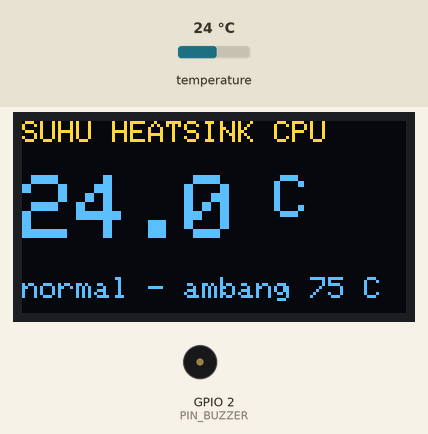
Recording of a sketch running on a simulated ESP32. On the bench: 128×64 one-colour display, buzzer (waves = sounding, pin HIGH). The test bench sets the inputs (shaded band); at power-on: temperature 24 °C. The OLED is the two-colour kind (top 16 rows yellow); what the sketch prints to the serial monitor is not drawn.

Above: at 2.0 s.
2.1 s: temperature set to 12 °C
At 3.5 s:
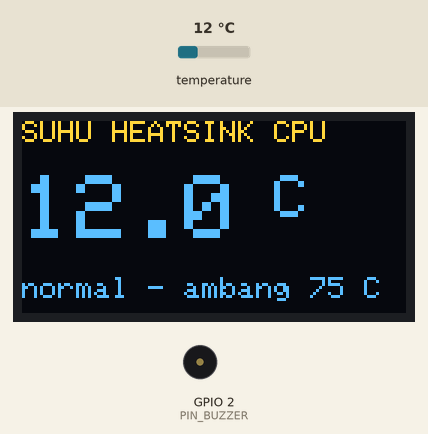
4.8 s: temperature set to 19 °C
At 7.8 s:
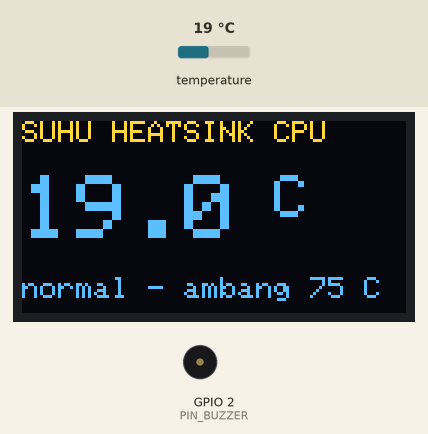
8.2 s: temperature set to 28 °C
At 9.3 s:
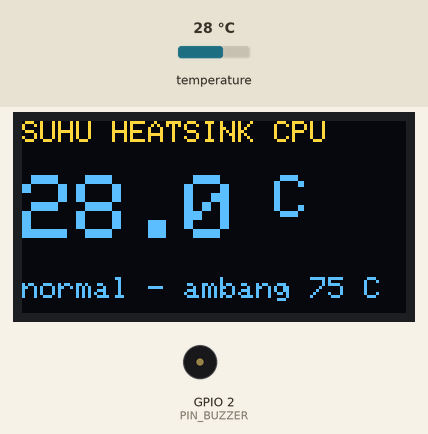
Timing chart, 0 to 11.2 s (numbered marks = the images above; inputs shaded):
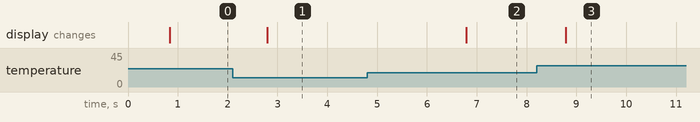

The sketch:

MonitorSuhuCpuDs18b20.ino
```cpp
/*
  Monitor Suhu CPU Komputer dengan DS18B20 + OLED — ESP32
  ========================================================
  Cara kerja:
  Sensor suhu DS18B20 ditempel di heatsink CPU komputer (pakai pasta
  termal supaya kontak panasnya rapat). ESP32 membaca suhu lewat
  protokol OneWire di satu kabel data, lalu menampilkannya di layar
  OLED SSD1306 128x64. Begitu suhu heatsink menyentuh 75 derajat
  Celsius, buzzer aktif berbunyi sebagai peringatan supaya pengguna
  segera menyimpan pekerjaan sebelum komputer mati mendadak.

  KEJUJURAN TEKNIS (baca dulu):
  Yang diukur alat ini adalah suhu HEATSINK, bukan suhu inti CPU.
  Suhu heatsink selalu lebih rendah beberapa derajat dari suhu inti
  karena panas harus merambat dari die CPU ke heatsink. Jadi angka
  75 derajat di sini adalah batas heatsink — kalau heatsink sudah
  75 derajat, inti CPU hampir pasti lebih panas lagi. Alarm ini
  sengaja konservatif: lebih baik berbunyi terlalu awal daripada
  terlambat.

  Wiring:
    - DS18B20: DQ -> GPIO4 (resistor pull-up 4,7 kOhm ke 3V3),
      VCC -> 3V3, GND -> GND.
    - OLED SSD1306 128x64 alamat I2C 0x3C: SDA -> GPIO21,
      SCL -> GPIO22, VCC -> 3V3, GND -> GND.
    - Buzzer aktif: kaki + -> GPIO2, kaki - -> GND.
      Buzzer aktif bunyi saat pin diberi HIGH (tidak butuh nada PWM).
    - ESP32 dicatu lewat USB 5 V; semua GND digabung.

  Library yang dibutuhkan:
    - OneWire 2.3.8
    - DallasTemperature 4.0.6
    - Adafruit SSD1306 2.5.17
    - Adafruit GFX Library 1.13.0

  Video penjelasan (60 detik): link menyusul setelah upload
  Repo: https://github.com/oerban70-cloud/monitor-suhu-cpu-ds18b20
*/

#include <Wire.h>
#include <OneWire.h>
#include <DallasTemperature.h>
#include <Adafruit_GFX.h>
#include <Adafruit_SSD1306.h>

// ---------- Konfigurasi pin ----------
const uint8_t PIN_DS18B20_DATA = 4;   // DQ sensor DS18B20 (OneWire)
const uint8_t PIN_BUZZER       = 2;   // buzzer aktif, HIGH = bunyi
const uint8_t PIN_SDA_OLED     = 21;  // SDA bus I2C
const uint8_t PIN_SCL_OLED     = 22;  // SCL bus I2C

// ---------- Konfigurasi OLED ----------
const uint8_t ALAMAT_OLED      = 0x3C;  // alamat I2C OLED SSD1306
const uint8_t LEBAR_OLED       = 128;   // lebar layar (piksel)
const uint8_t TINGGI_OLED      = 64;    // tinggi layar (piksel)
const int8_t  PIN_RESET_OLED   = -1;    // OLED tanpa pin reset terpisah

// ---------- Konfigurasi suhu dan alarm ----------
const float   SUHU_ALARM_NYALA = 75.0;  // buzzer nyala bila suhu >= nilai ini
const float   SUHU_ALARM_MATI  = 72.0;  // buzzer mati bila suhu turun ke nilai ini
const float   SUHU_SENSOR_LEPAS = -127.0;  // kode DallasTemperature bila sensor tidak terbaca
const uint8_t RESOLUSI_SENSOR  = 12;    // resolusi DS18B20 (bit), 0,0625 derajat per langkah
const uint8_t INDEKS_SENSOR    = 0;     // sensor pertama di bus OneWire

// ---------- Konfigurasi waktu ----------
const unsigned long INTERVAL_BACA_MS = 2000;  // baca suhu tiap 2 detik
const unsigned long INTERVAL_BIP_MS  = 500;   // buzzer bip tiap 0,5 detik saat alarm

// ---------- Objek perangkat ----------
OneWire busOneWire(PIN_DS18B20_DATA);
DallasTemperature sensorSuhu(&busOneWire);
Adafruit_SSD1306 layarOled(LEBAR_OLED, TINGGI_OLED, &Wire, PIN_RESET_OLED);

// ---------- Status berjalan ----------
float suhuTerakhir = 0.0;        // suhu terakhir yang berhasil dibaca
bool  sensorTerbaca = false;     // false bila sensor lepas / tidak merespons
bool  alarmAktif = false;        // true selama suhu di atas ambang alarm
unsigned long waktuBacaTerakhir = 0;  // millis() saat baca suhu terakhir
unsigned long waktuBipTerakhir = 0;   // millis() saat bip buzzer terakhir
bool  buzzerMenyala = false;     // status pin buzzer saat ini

void setup() {
  Serial.begin(115200);
  pinMode(PIN_BUZZER, OUTPUT);
  digitalWrite(PIN_BUZZER, LOW);

  // Bus I2C untuk OLED (pin SDA/SCL sesuai wiring di atas).
  Wire.begin(PIN_SDA_OLED, PIN_SCL_OLED);

  // Sensor suhu: resolusi tertinggi (12 bit) supaya langkahnya halus.
  sensorSuhu.begin();
  sensorSuhu.setResolution(RESOLUSI_SENSOR);

  // OLED: gagal init = tidak ada gunanya lanjut tanpa layar.
  if (!layarOled.begin(SSD1306_SWITCHCAPVCC, ALAMAT_OLED)) {
    Serial.println("OLED tidak ditemukan di alamat 0x3C, cek wiring I2C!");
    while (true) {
      delay(1000);
    }
  }
  layarOled.clearDisplay();
  layarOled.setTextColor(SSD1306_WHITE);

  // Baca sekali di awal supaya layar langsung berisi angka.
  bacaSuhu();
  tampilkanSuhu();
}

void loop() {
  unsigned long sekarang = millis();

  // Baca suhu tiap INTERVAL_BACA_MS, tanpa delay() supaya buzzer
  // tetap bisa berbunyi di antara pembacaan.
  if (sekarang - waktuBacaTerakhir >= INTERVAL_BACA_MS) {
    waktuBacaTerakhir = sekarang;
    bacaSuhu();
    perbaruiAlarm();
    tampilkanSuhu();
  }

  // Saat alarm aktif, buzzer berbunyi putus-putus (bip), bukan bunyi
  // terus-menerus, supaya tidak terlalu mengganggu.
  if (alarmAktif) {
    if (sekarang - waktuBipTerakhir >= INTERVAL_BIP_MS) {
      waktuBipTerakhir = sekarang;
      buzzerMenyala = !buzzerMenyala;
      digitalWrite(PIN_BUZZER, buzzerMenyala ? HIGH : LOW);
    }
  }
}

// Minta DS18B20 mengukur suhu, simpan hasilnya ke suhuTerakhir.
// Menandai sensorTerbaca = false bila sensor tidak merespons.
void bacaSuhu() {
  sensorSuhu.requestTemperatures();
  float suhu = sensorSuhu.getTempCByIndex(INDEKS_SENSOR);
  if (suhu == SUHU_SENSOR_LEPAS) {
    sensorTerbaca = false;
    Serial.println("DS18B20 tidak terbaca, cek wiring DQ dan pull-up 4,7 kOhm!");
  } else {
    suhuTerakhir = suhu;
    sensorTerbaca = true;
    Serial.print("Suhu heatsink: ");
    Serial.print(suhuTerakhir);
    Serial.println(" C");
  }
}

// Atur alarmAktif dengan histeresis: nyala di SUHU_ALARM_NYALA,
// baru mati setelah suhu turun ke SUHU_ALARM_MATI, supaya buzzer
// tidak hidup-mati berulang saat suhu berayun di sekitar ambang.
void perbaruiAlarm() {
  if (!sensorTerbaca) {
    matikanBuzzer();
    alarmAktif = false;
    return;
  }
  if (!alarmAktif && suhuTerakhir >= SUHU_ALARM_NYALA) {
    alarmAktif = true;
    Serial.println("ALARM: suhu heatsink 75 C atau lebih!");
  } else if (alarmAktif && suhuTerakhir <= SUHU_ALARM_MATI) {
    alarmAktif = false;
    matikanBuzzer();
    Serial.println("Alarm mati, suhu sudah turun.");
  }
}

// Matikan buzzer dan reset status bip-nya.
void matikanBuzzer() {
  buzzerMenyala = false;
  digitalWrite(PIN_BUZZER, LOW);
}

// Gambar suhu di OLED: angka besar, label, dan status alarm.
// Kalau sensor tidak terbaca, tampilkan pesan kesalahan.
void tampilkanSuhu() {
  layarOled.clearDisplay();
  layarOled.setTextSize(1);
  layarOled.setCursor(0, 0);
  layarOled.print("SUHU HEATSINK CPU");

  if (!sensorTerbaca) {
    layarOled.setTextSize(2);
    layarOled.setCursor(0, 24);
    layarOled.print("SENSOR?");
    layarOled.setTextSize(1);
    layarOled.setCursor(0, 52);
    layarOled.print("cek kabel DQ + 4,7k");
  } else {
    layarOled.setTextSize(3);
    layarOled.setCursor(0, 18);
    layarOled.print(suhuTerakhir, 1);
    layarOled.setTextSize(2);
    layarOled.print(" C");
    layarOled.setTextSize(1);
    layarOled.setCursor(0, 52);
    if (alarmAktif) {
      layarOled.print("PANAS! simpan kerjaanmu");
    } else {
      layarOled.print("normal - ambang 75 C");
    }
  }
  layarOled.display();
}
```

Measured:
- after the input at 2.1 s, the display: changes after 0.69 s (image 1)
- after the input at 4.8 s, the display: changes after 2.0 s (image 2)
- after the input at 8.2 s, the display: changes after 0.59 s (image 3)
